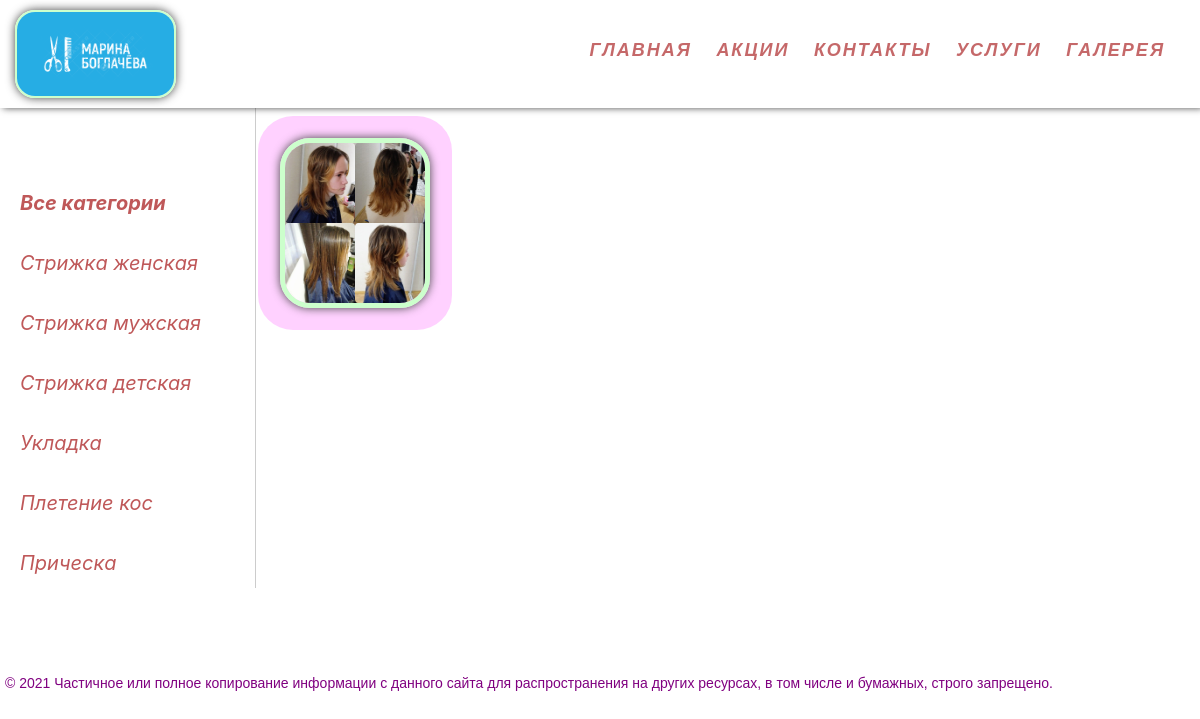
Page /category/strizhka-detskaya/ on the committed database.
### locks/models.py (models this page shows, shortened)
class Category(models.Model):
    cat = models.CharField(max_length=255, verbose_name='Категория услуги')
    slug = models.SlugField(max_length=255, unique=True, db_index=True, verbose_name='URL')
    def get_absolute_url(self):
        return reverse('show_category', kwargs={'cat_slug': self.slug})
    class Meta:
        verbose_name = "Категория услуги"
        verbose_name_plural = "Категории услуг"
        ordering = ['pk']
    def __str__(self):
        return self.cat

class Gallery(models.Model):
    cat = models.ForeignKey(Category, on_delete=models.PROTECT, verbose_name="Категория")
    photo = models.ImageField(upload_to="photo_work/%Y/%m/%d", verbose_name='Фото_работ')
    class Meta:
        verbose_name = "Галлерея"
        verbose_name_plural = "Галлерея"

### locks/views.py (the view, shortened to what this page needs)
# urls.py: path('category/<slug:cat_slug>/', Categories.as_view(), name='show_category')
class Categories(ListView):
    model = Gallery
    cats = Category.objects.all()
    template_name = 'locks/gallery.html'
    context_object_name = 'gallery'
    allow_empty = False
    slug_url_kwarg = 'cat_slug'
    def get_queryset(self):
        print(self.kwargs)
        return Gallery.objects.filter(cat__slug=self.kwargs['cat_slug'])
    def get_context_data(self, *, object_list=None, **kwargs):
        context = super().get_context_data(**kwargs)
        context['cat_selected'] = context['gallery'][0].cat_id
        context['menu'] = menu
        context['title'] = 'Категория - ' + str(context['gallery'][0].cat)
        return context

### locks/templatetags/categories_tags.py (called while the page is built)
@register.inclusion_tag('locks/list_category.html')
def show_categories(sort=None, cat_selected=0):
    if not sort:
        cats = Category.objects.all()
    else:
        cats = Category.objects.order_by(sort)
    return {'cats': cats, 'cat_selected': cat_selected}

### locks/templates/locks/gallery.html (shortened to what this page needs)
{% extends 'locks/base.html' %}
{% load categories_tags %}
{% block sidebar %}
<td valign="top" class="left-chapters">
	<ul id="leftchapters">
{% if cat_selected == 0 %}
		<li class="selected"><b>Все категории</b></li>
{% else %}
		<li><a href="{% url 'show_gallery' %}"><b>Все категории</b></a></li>
{% endif %}
{%  show_categories %}
	</ul>
</td>
{% endblock sidebar%}
{% block content %}
<div class="layout">
    {% for photo in gallery %}
    <div class="c1">
        <div class="block">
          <img class="tpicture"alt="пшш пшшш ты где???"  src="{{ photo.photo.url }}" width=150px height=170px>
        </div>
    </div>
    {% endfor %}
</div>
{% endblock content %}

### locks/templates/locks/list_category.html
{% for c in cats %}
	{% if c.pk == cat_selected %}
		<li class="selected">{{c.cat}}</li>
	{% else %}
		<li><a href="{{ c.get_absolute_url }}">{{c.cat}}</a> </li>
	{% endif %}
{% endfor %}

### locks/static/locks/css/style1.css (style rules this page uses)
body { background-image: url(https://html5book.ru/wp-content/uploads/2017/04/aleksandar-radovanovic-13513.jpg); background-position: center; background-size: cover; background-repeat: no-repeat; background-attachment: fixed; margin-right:30px; }
.left-chapters { border: none; min-height: 100%; padding-right: 25px; padding-top: 30px; }
.tpicture { border-radius: 30px; border: 5px #cfc solid; box-shadow: 0 0 10px #444; }
.block { margin: 8px 0; padding: 22px; box-sizing: border-box; color: #fff; font: 15px sans-serif; text-align: center; background: rgba(255,25,255, 0.2); border-radius: 35px; }
.c1 { padding: 0 2px; box-sizing: border-box; transition: 0.8s; }
.layout { display: flex; flex-wrap: wrap; }
.left-chapters { margin: 0; background:rgba(255,255,255,.3); border-right: 1px solid #ccc; min-height: 100%; }
.left-chapters ul { width: 230px; min-height: 100%; margin: 0; padding: 20px 10px 10px 20px; list-style: none; font-size: 20px; font-style: Italic; }
.left-chapters ul li { margin: 30px 0 0 0; color: #999; font-style: Italic; }
.left-chapters ul li a { color: rgb(191, 88, 89); font: Italic; text-decoration: none; }

### rows in the picture
Category: cat "Стрижка женская"
Category: cat "Стрижка мужская"
Category: cat "Стрижка детская"
Category: cat "Укладка"
Category: cat "Плетение кос"
Category: cat "Прическа"
Gallery: photo (picture)

### other values in the picture
{{ m.title }} "ГЛАВНАЯ" "АКЦИИ" "КОНТАКТЫ" "УСЛУГИ" "ГАЛЕРЕЯ"
